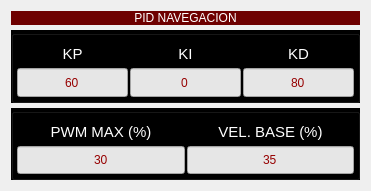
     <widget class="QWidget" name="verticalLayoutWidget_9">
      <property name="geometry">
       <rect>
        <x>790</x>
        <y>20</y>
        <width>371</width>
        <height>191</height>
       </rect>
      </property>
      <layout class="QVBoxLayout" name="verticalLayout_9">
       <property name="spacing">
        <number>5</number>
       </property>
       <item>
        <widget class="QLabel" name="label_10">
         <property name="sizePolicy">
          <sizepolicy hsizetype="Preferred" vsizetype="Fixed">
           <horstretch>0</horstretch>
           <verstretch>0</verstretch>
          </sizepolicy>
         </property>
         <property name="styleSheet">
          <string notr="true">background-color: rgb(110, 0, 0);
color: rgb(255, 255, 255);
font: 700 12pt &quot;Tahoma&quot;;</string>
         </property>
         <property name="frameShape">
          <enum>QFrame::NoFrame</enum>
         </property>
         <property name="frameShadow">
          <enum>QFrame::Plain</enum>
         </property>
         <property name="text">
          <string>PID NAVEGACION</string>
         </property>
         <property name="alignment">
          <set>Qt::AlignCenter</set>
         </property>
         <property name="wordWrap">
          <bool>true</bool>
         </property>
        </widget>
       </item>
       <item>
        <widget class="QGroupBox" name="PID_NAV">
         <property name="sizePolicy">
          <sizepolicy hsizetype="Preferred" vsizetype="Expanding">
           <horstretch>0</horstretch>
           <verstretch>0</verstretch>
          </sizepolicy>
         </property>
         <property name="font">
          <font>
           <family>Tahoma</family>
           <pointsize>11</pointsize>
           <italic>false</italic>
           <bold>false</bold>
          </font>
         </property>
         <property name="styleSheet">
          <string notr="true">background-color: rgb(0, 0, 0);
font: 11pt &quot;Tahoma&quot;;
color: rgb(255, 255, 255);</string>
         </property>
         <property name="title">
          <string/>
         </property>
         <property name="alignment">
          <set>Qt::AlignCenter</set>
         </property>
         <layout class="QGridLayout" name="gridLayout_12">
          <property name="leftMargin">
           <number>3</number>
          </property>
          <property name="topMargin">
           <number>3</number>
          </property>
          <property name="rightMargin">
           <number>3</number>
          </property>
          <property name="bottomMargin">
           <number>3</number>
          </property>
          <property name="horizontalSpacing">
           <number>2</number>
          </property>
          <property name="verticalSpacing">
           <number>0</number>
          </property>
          <item row="0" column="1">
           <layout class="QVBoxLayout" name="verticalLayout_13">
            <item>
             <widget class="QLabel" name="KI_NAV_Label">
              <property name="sizePolicy">
               <sizepolicy hsizetype="Preferred" vsizetype="Expanding">
                <horstretch>0</horstretch>
                <verstretch>0</verstretch>
               </sizepolicy>
              </property>
              <property name="font">
               <font>
                <family>Tahoma</family>
                <pointsize>11</pointsize>
                <italic>false</italic>
                <bold>false</bold>
               </font>
              </property>
              <property name="layoutDirection">
               <enum>Qt::LeftToRight</enum>
              </property>
              <property name="styleSheet">
               <string notr="true">border: 1px solid gray;
border-color: black;
border-radius: 2px;
</string>
              </property>
              <property name="frameShape">
               <enum>QFrame::Box</enum>
              </property>
              <property name="lineWidth">
               <number>1</number>
              </property>
              <property name="text">
               <string>KI</string>
              </property>
              <property name="textFormat">
               <enum>Qt::AutoText</enum>
              </property>
              <property name="alignment">
               <set>Qt::AlignCenter</set>
              </property>
             </widget>
            </item>
            <item>
             <widget class="QLineEdit" name="KI_NAV_Data">
              <property name="sizePolicy">
               <sizepolicy hsizetype="Expanding" vsizetype="Expanding">
                <horstretch>0</horstretch>
                <verstretch>0</verstretch>
               </sizepolicy>
              </property>
              <property name="styleSheet">
               <string notr="true">background-color: rgb(230, 230, 230);
color: rgb(150, 0, 0);</string>
              </property>
              <property name="text">
               <string>0</string>
              </property>
              <property name="alignment">
               <set>Qt::AlignCenter</set>
              </property>
              <property name="readOnly">
               <bool>true</bool>
              </property>
             </widget>
            </item>
           </layout>
          </item>
          <item row="0" column="2">
           <layout class="QVBoxLayout" name="verticalLayout_14">
            <item>
             <widget class="QLabel" name="KD_NAV_Label">
              <property name="sizePolicy">
               <sizepolicy hsizetype="Preferred" vsizetype="Expanding">
                <horstretch>0</horstretch>
                <verstretch>0</verstretch>
               </sizepolicy>
              </property>
              <property name="font">
               <font>
                <family>Tahoma</family>
                <pointsize>11</pointsize>
                <italic>false</italic>
                <bold>false</bold>
               </font>
              </property>
              <property name="layoutDirection">
               <enum>Qt::LeftToRight</enum>
              </property>
              <property name="styleSheet">
               <string notr="true">border: 1px solid gray;
border-color: black;
border-radius: 2px;</string>
              </property>
              <property name="frameShape">
               <enum>QFrame::Box</enum>
              </property>
              <property name="lineWidth">
               <number>1</number>
              </property>
              <property name="text">
               <string>KD</string>
              </property>
              <property name="textFormat">
               <enum>Qt::AutoText</enum>
              </property>
              <property name="alignment">
               <set>Qt::AlignCenter</set>
              </property>
             </widget>
            </item>
            <item>
             <widget class="QLineEdit" name="KD_NAV_Data">
              <property name="sizePolicy">
               <sizepolicy hsizetype="Expanding" vsizetype="Expanding">
                <horstretch>0</horstretch>
                <verstretch>0</verstretch>
               </sizepolicy>
              </property>
              <property name="styleSheet">
               <string notr="true">background-color: rgb(230, 230, 230);
color: rgb(150, 0, 0);</string>
              </property>
              <property name="text">
               <string>80</string>
              </property>
              <property name="alignment">
               <set>Qt::AlignCenter</set>
              </property>
              <property name="readOnly">
               <bool>true</bool>
              </property>
             </widget>
            </item>
           </layout>
          </item>
          <item row="0" column="0">
           <layout class="QVBoxLayout" name="verticalLayout_12">
            <item>
             <widget class="QLabel" name="KP_NAV_Label">
              <property name="sizePolicy">
               <sizepolicy hsizetype="Preferred" vsizetype="Expanding">
                <horstretch>0</horstretch>
                <verstretch>0</verstretch>
               </sizepolicy>
              </property>
              <property name="font">
               <font>
                <family>Tahoma</family>
                <pointsize>11</pointsize>
                <italic>false</italic>
                <bold>false</bold>
               </font>
              </property>
              <property name="layoutDirection">
               <enum>Qt::LeftToRight</enum>
              </property>
              <property name="styleSheet">
               <string notr="true">border: 1px solid gray;
border-color: black;
border-radius: 2px;
</string>
              </property>
              <property name="frameShape">
               <enum>QFrame::Box</enum>
              </property>
              <property name="frameShadow">
               <enum>QFrame::Plain</enum>
              </property>
              <property name="lineWidth">
               <number>1</number>
              </property>
              <property name="text">
               <string>KP</string>
              </property>
              <property name="textFormat">
               <enum>Qt::AutoText</enum>
              </property>
              <property name="alignment">
               <set>Qt::AlignCenter</set>
              </property>
              <property name="wordWrap">
               <bool>false</bool>
              </property>
             </widget>
            </item>
            <item>
             <widget class="QLineEdit" name="KP_NAV_Data">
              <property name="sizePolicy">
               <sizepolicy hsizetype="Expanding" vsizetype="Expanding">
                <horstretch>0</horstretch>
                <verstretch>0</verstretch>
               </sizepolicy>
              </property>
              <property name="styleSheet">
               <string notr="true">background-color: rgb(230, 230, 230);
color: rgb(150, 0, 0);</string>
              </property>
              <property name="text">
               <string>60</string>
              </property>
              <property name="alignment">
               <set>Qt::AlignCenter</set>
              </property>
              <property name="readOnly">
               <bool>true</bool>
              </property>
             </widget>
            </item>
           </layout>
          </item>
         </layout>
        </widget>
       </item>
       <item>
        <widget class="QGroupBox" name="PID_NAV_2">
         <property name="sizePolicy">
          <sizepolicy hsizetype="Preferred" vsizetype="Expanding">
           <horstretch>0</horstretch>
           <verstretch>0</verstretch>
          </sizepolicy>
         </property>
         <property name="font">
          <font>
           <family>Tahoma</family>
           <pointsize>11</pointsize>
           <italic>false</italic>
           <bold>false</bold>
          </font>
         </property>
         <property name="styleSheet">
          <string notr="true">background-color: rgb(0, 0, 0);
font: 11pt &quot;Tahoma&quot;;
color: rgb(255, 255, 255);</string>
         </property>
         <property name="title">
          <string/>
         </property>
         <property name="alignment">
          <set>Qt::AlignCenter</set>
         </property>
         <layout class="QGridLayout" name="gridLayout_13">
          <property name="leftMargin">
           <number>3</number>
          </property>
          <property name="topMargin">
           <number>3</number>
          </property>
          <property name="rightMargin">
           <number>3</number>
          </property>
          <property name="bottomMargin">
           <number>3</number>
          </property>
          <property name="horizontalSpacing">
           <number>2</number>
          </property>
          <property name="verticalSpacing">
           <number>0</number>
          </property>
          <item row="0" column="1">
           <widget class="QLabel" name="Base_NAV_Label">
            <property name="sizePolicy">
             <sizepolicy hsizetype="Preferred" vsizetype="Expanding">
              <horstretch>0</horstretch>
              <verstretch>0</verstretch>
             </sizepolicy>
            </property>
            <property name="font">
             <font>
              <family>Tahoma</family>
              <pointsize>11</pointsize>
              <italic>false</italic>
              <bold>false</bold>
             </font>
            </property>
            <property name="layoutDirection">
             <enum>Qt::LeftToRight</enum>
            </property>
            <property name="styleSheet">
             <string notr="true">border: 1px solid gray;
border-color: black;
border-radius: 2px;</string>
            </property>
            <property name="frameShape">
             <enum>QFrame::Box</enum>
            </property>
            <property name="lineWidth">
             <number>1</number>
            </property>
            <property name="text">
             <string>VEL. BASE (%)</string>
            </property>
            <property name="textFormat">
             <enum>Qt::AutoText</enum>
            </property>
            <property name="alignment">
             <set>Qt::AlignCenter</set>
            </property>
           </widget>
          </item>
          <item row="1" column="0">
           <layout class="QVBoxLayout" name="verticalLayout_19">
            <item>
             <widget class="QLineEdit" name="PWM_NAV_Data">
              <property name="sizePolicy">
               <sizepolicy hsizetype="Expanding" vsizetype="Expanding">
                <horstretch>0</horstretch>
                <verstretch>0</verstretch>
               </sizepolicy>
              </property>
              <property name="styleSheet">
               <string notr="true">background-color: rgb(230, 230, 230);
color: rgb(150, 0, 0);</string>
              </property>
              <property name="text">
               <string>30</string>
              </property>
              <property name="alignment">
               <set>Qt::AlignCenter</set>
              </property>
              <property name="readOnly">
               <bool>true</bool>
              </property>
             </widget>
            </item>
           </layout>
          </item>
          <item row="0" column="0">
           <widget class="QLabel" name="PWM_NAV_Label">
            <property name="sizePolicy">
             <sizepolicy hsizetype="Preferred" vsizetype="Expanding">
              <horstretch>0</horstretch>
              <verstretch>0</verstretch>
             </sizepolicy>
            </property>
            <property name="font">
             <font>
              <family>Tahoma</family>
              <pointsize>11</pointsize>
              <italic>false</italic>
              <bold>false</bold>
             </font>
            </property>
            <property name="layoutDirection">
             <enum>Qt::LeftToRight</enum>
            </property>
            <property name="styleSheet">
             <string notr="true">border: 1px solid gray;
border-color: black;
border-radius: 2px;</string>
            </property>
            <property name="frameShape">
             <enum>QFrame::Box</enum>
            </property>
            <property name="lineWidth">
             <number>1</number>
            </property>
            <property name="text">
             <string>PWM MAX (%)</string>
            </property>
            <property name="textFormat">
             <enum>Qt::AutoText</enum>
            </property>
            <property name="alignment">
             <set>Qt::AlignCenter</set>
            </property>
           </widget>
          </item>
          <item row="1" column="1">
           <layout class="QVBoxLayout" name="verticalLayout_15">
            <item>
             <widget class="QLineEdit" name="Base_NAV_Data">
              <property name="sizePolicy">
               <sizepolicy hsizetype="Expanding" vsizetype="Expanding">
                <horstretch>0</horstretch>
                <verstretch>0</verstretch>
               </sizepolicy>
              </property>
              <property name="styleSheet">
               <string notr="true">background-color: rgb(230, 230, 230);
color: rgb(150, 0, 0);</string>
              </property>
              <property name="text">
               <string>35</string>
              </property>
              <property name="alignment">
               <set>Qt::AlignCenter</set>
              </property>
              <property name="readOnly">
               <bool>true</bool>
              </property>
             </widget>
            </item>
           </layout>
          </item>
          <item row="1" column="2">
           <layout class="QVBoxLayout" name="verticalLayout_18"/>
          </item>
         </layout>
        </widget>
       </item>
      </layout>
     </widget>
